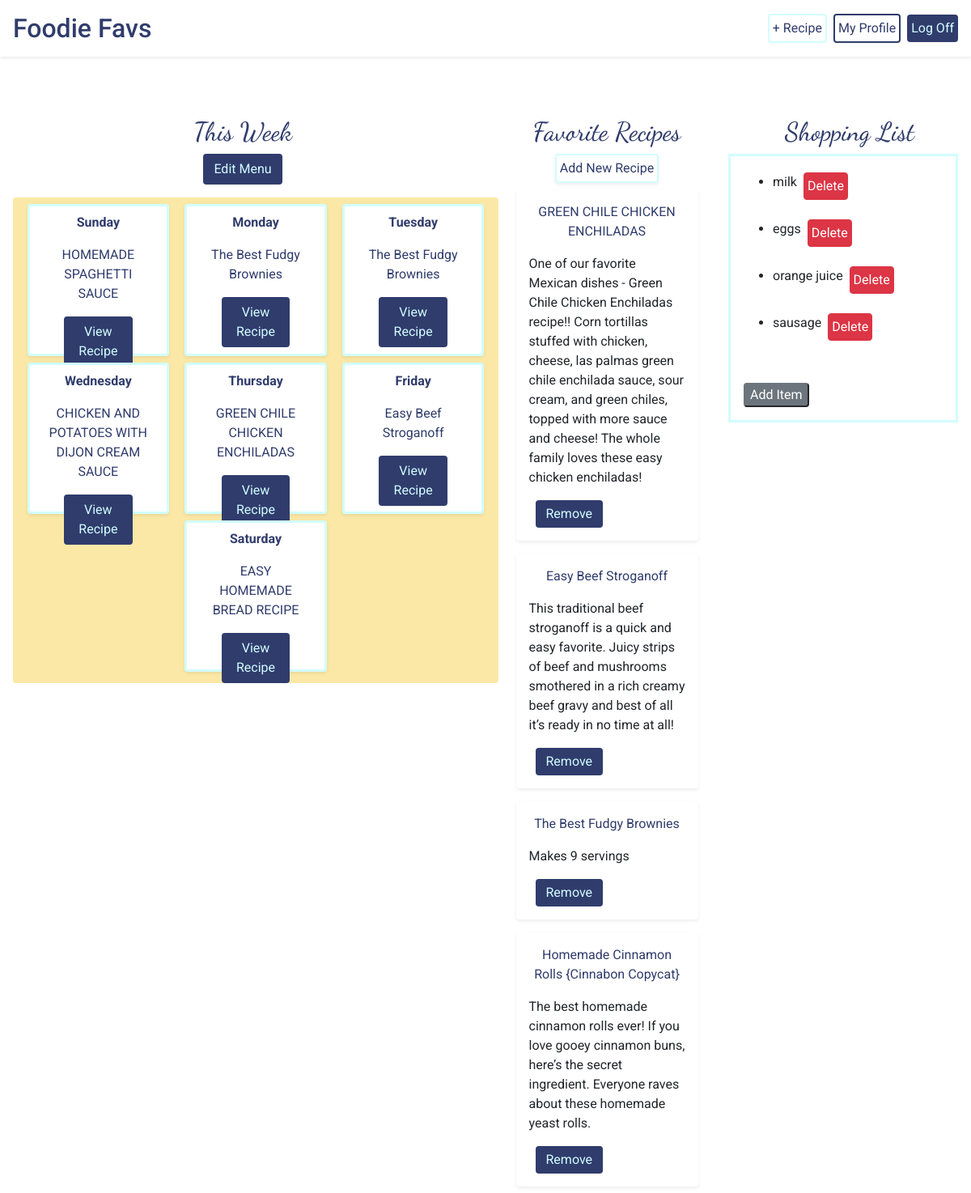
Before: /home/1 (signed in) with the older database file.
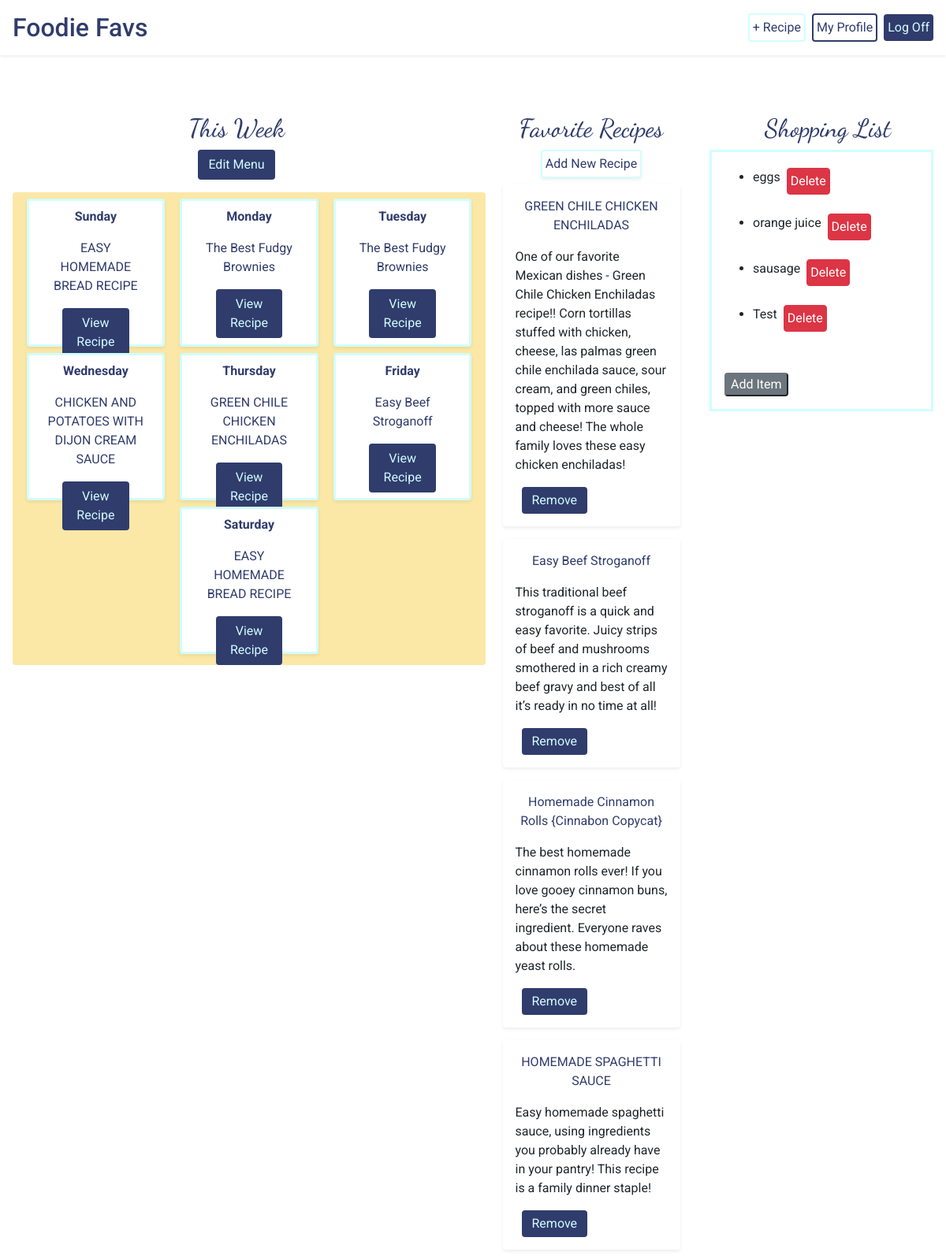
After: the same page with the newer database file.
### foodie_app/models.py (models this page shows)
class Menu(models.Model):
    sunday = models.ForeignKey(Recipe, related_name="sunday_recipes", on_delete=models.CASCADE)
    monday = models.ForeignKey(Recipe, related_name="monday_recipes", on_delete=models.CASCADE)
    tuesday = models.ForeignKey(Recipe, related_name="tuesday_recipes", on_delete=models.CASCADE)
    wednesday = models.ForeignKey(Recipe, related_name="wednesday_recipes", on_delete=models.CASCADE)
    thursday = models.ForeignKey(Recipe, related_name="thursday_recipes", on_delete=models.CASCADE)
    friday = models.ForeignKey(Recipe, related_name="friday_recipes", on_delete=models.CASCADE)
    saturday = models.ForeignKey(Recipe, related_name="saturday_recipes", on_delete=models.CASCADE)
    created_at = models.DateTimeField(auto_now_add=True)
    updated_at = models.DateTimeField(auto_now=True)

class Recipe(models.Model):
    name = models.CharField(max_length=255)
    desc = models.CharField(max_length=255, default="")
    ingredients = models.TextField(default="")
    steps = models.TextField(default="")
    creator = models.ForeignKey(User, related_name="users", on_delete=models.CASCADE, default=1)
    source = models.CharField(max_length=255, default="")
    users_who_favorite = models.ManyToManyField(User, related_name="favorite_recipes", default=0)
    created_at = models.DateTimeField(auto_now_add=True)
    updated_at = models.DateTimeField(auto_now=True)
    objects = RecipeManager()

class Shopping_List_Item(models.Model):
    item = models.CharField(max_length=255)
    user = models.ForeignKey(User, related_name="list_user", on_delete=models.CASCADE, default=1)
    created_at = models.DateTimeField(auto_now_add=True)
    updated_at = models.DateTimeField(auto_now=True)
    objects = ListManager()

### login/models.py (models this page shows)
class User(models.Model):
    first_name = models.CharField(max_length=255)
    last_name = models.CharField(max_length=255)
    email = models.EmailField()
    password = models.CharField(max_length=255)
    followers = models.ManyToManyField("self", blank=True)
    created_at = models.DateTimeField(auto_now_add=True)
    updated_at = models.DateTimeField(auto_now=True)
    objects = UserManager()

### foodie_app/views.py (the view)
# urls.py: path('<int:user_id>', views.user_profile),
def user_profile(request, user_id):
    if 'userid' in request.session:
        context = {
            "user": User.objects.get(id=request.session['userid']),
            "recipes": Recipe.objects.filter(creator=User.objects.get(id=request.session['userid'])),
            "menu": Menu.objects.last(),
            "shopping_list": Shopping_List_Item.objects.all(),
        }
        return render(request, 'user_profile.html', context)
    return redirect('/login')

### foodie_app/templates/user_profile.html (shortened to what this page needs)
<!DOCTYPE html>
<html lang="en">
<head>
    <link rel="stylesheet" href="https://stackpath.bootstrapcdn.com/bootstrap/4.5.2/css/bootstrap.min.css"
>
    {% load static %}
    <link rel="stylesheet" href="{% static 'css/style.css' %}">
</head>
<body id="body">
    <header id="header" class="bg-white d-flex p-3 align-items-center shadow-sm mt-0">
        <h2 class="pr-5 mb-0"><a href="/home" class="home">Foodie Favs</a></h2>
        <a href="/home/new_recipe" class="new-recipe p-1 rounded ml-auto mr-2">+ Recipe</a>
        <a href="/home/{{user.id}}" class="icon rounded p-1">My Profile</a>
        <a href="/home/log_off" class="btn ml-2 p-1" id="log-off">Log Off</a>
    </header>
    <div class="pt-5"></div>
    <div class="d-flex mt-5 pt-5">
        <div class="w-50">
            <div class="d-flex flex-column">
                <h2 class="heading">This Week</h2>
                <a class="btn view-recipe ml-auto mr-auto" href="/home/edit_menu{{menu.id}}">Edit Menu</a>
            </div>
            <div class="menu w-100 m-3 d-flex flex-column p-1 rounded">
                <div class="day-row d-flex justify-content-around p-1">
                    <div class="day rounded shadow-sm d-flex flex-column">
                        <p class="font-weight-bold pt-2">Sunday</p>
                        <p class="w-75 ml-auto mr-auto">{{menu.sunday.name}}</p>
                        <a href="/home/recipe_{{menu.sunday.id}}" class="btn view-recipe w-50 ml-auto mr-auto">View
                            Recipe</a>
                    </div>
                    <div class="day rounded shadow-sm d-flex flex-column">
                        <p class="font-weight-bold pt-2">Monday</p>
                        <p class="w-75 ml-auto mr-auto">{{menu.monday.name}}</p>
                        <a href="/home/recipe_{{menu.monday.id}}" class="btn view-recipe w-50 ml-auto mr-auto">View
                            Recipe</a>
                    </div>
                    <div class="day rounded shadow-sm d-flex flex-column">
                        <p class="font-weight-bold pt-2">Tuesday</p>
                        <p class="w-75 ml-auto mr-auto">{{menu.monday.name}}</p>
                        <a href="/home/recipe_{{menu.monday.id}}" class="btn view-recipe w-50 ml-auto mr-auto">View
                            Recipe</a>
                    </div>
                </div>
                <div class="day-row d-flex justify-content-around p-1">
                    <div class="day rounded shadow-sm d-flex flex-column">
                        <p class="font-weight-bold pt-2">Wednesday</p>
                        <p class="w-75 ml-auto mr-auto">{{menu.wednesday.name}}</p>
                        <a href="/home/recipe_{{menu.wednesday.id}}" class="btn view-recipe w-50 ml-auto mr-auto">View
                            Recipe</a>
                    </div>
                    <div class="day rounded shadow-sm d-flex flex-column">
                        <p class="font-weight-bold pt-2">Thursday</p>
                        <p class="w-75 ml-auto mr-auto">{{menu.thursday.name}}</p>
                        <a href="/home/recipe_{{menu.thursday.id}}" class="btn view-recipe w-50 ml-auto mr-auto">View
                            Recipe</a>
                    </div>
                    <div class="day rounded shadow-sm d-flex flex-column">
                        <p class="font-weight-bold pt-2">Friday</p>
                        <p class="w-75 ml-auto mr-auto">{{menu.friday.name}}</p>
                        <a href="/home/recipe_{{menu.friday.id}}" class="btn view-recipe w-50 ml-auto mr-auto">View
                            Recipe</a>
                    </div>
                </div>
                <div class="day-row d-flex justify-content-around p-1">
                    <div class="day rounded shadow-sm d-flex flex-column">
                        <p class="font-weight-bold pt-2">Saturday</p>
                        <p class="w-75 ml-auto mr-auto">{{menu.saturday.name}}</p>
                        <a href="/home/recipe_{{menu.saturday.id}}" class="btn view-recipe w-50 ml-auto mr-auto">View
                            Recipe</a>
                    </div>
                </div>
            </div>
        </div>
        <div class="w-25 d-flex flex-column align-items-center">
            <h2 class="heading ">Favorite Recipes</h2>
            <a href="/home/new_recipe" class="new-recipe p-1 rounded shadow-sm bg-white rounded">Add New Recipe</a>
            {% for recipe in user.favorite_recipes.all %}
            <div class="recipe-card rounded shadow-sm w-75 p-3 m-2">
                <p class="text-center"><a id="recipe-text" href="/home/recipe_{{recipe.id}}">{{recipe.name}}</a></p>
                <p>{{recipe.desc}}</p>
                {% for favorite_user in recipe.users_who_favorite.all %}
                <form action="/home/{{user.id}}/remove_favorite_profile" method="POST">
                    <input class="btn favorite ml-2 pt-1 pb-1" type="submit" name="add_fav" value="Remove">
                </form>
                {% endfor %}
            </div>
            {% endfor %}
        </div>
        <div class="w-25">
            <h2 class="heading">Shopping List</h2>
            <div class="shopping-box mr-3">
                <div class="m-1 p-2 rounded" id="shopping-list">
                    <ul>
                        {% for item in shopping_list %}
                        {% if item.user.id == user.id %}
                        <div class="d-flex alin-items-start mb-2">
                            <li class="pt-2">{{item.item}}</li>
                            <form action="/home/{{user.id}}/delete_item" method="POST">
                                <input class="btn btn-danger p-1 m-2" type="submit" name="delete" value="Delete">
                            </form>
                        </div>
                        {% endif %}
                        {% endfor %}
                    </ul>
                </div>
                <button class="rounded btn-secondary m-3" id="addItem">Add Item</button>
            </div>
        </div>
    </div>
</body>
</html>

### foodie_app/static/css/style.css (style rules this page uses)
body { font-family: "Roboto", sans-serif; }
.recipe-card { background-color: white; }
h2, .home { color: #303c6c; }
.icon { border: 2px solid #303c6c; color: #303c6c; }
.menu { background-color: #fbe8a6; height: 600px; }
.heading { font-family: 'Dancing Script', cursive; color: #303c6c; text-align: center; }
.day-row { width: 100%; height: 33%; }
.day { width: 30%; background-color: white; border: 3px solid #d2fdff; }
.day p { text-align: center; color: #303c6c; }
#log-off, .edit-recipe, .favorite, .view-recipe, .save-menu { background-color: #303c6c; color: #d2fdff; }
.new-recipe { border: 2px solid #d2fdff; color: #303c6c; }
#recipe-text { color: #303c6c; }
#header { width: 100%; position: fixed; top: 0; left: 0; width: 100%; }
.shopping-box { border: 3px solid #d2fdff; }

Changed rows visible on the page:
no longer on this page (row edited): Recipe: name "The Best Fudgy Brownies", desc "Makes 9 servings"
removed Shopping_List_Item: item "milk"
changed Menu "EASY HOMEMADE BREAD RECIPE": sunday.name "HOMEMADE SPAGHETTI SAUCE" → "EASY HOMEMADE BREAD RECIPE"
now on this page (row edited): Recipe: name "HOMEMADE SPAGHETTI SAUCE", desc "Easy homemade spaghetti sauce, using ingredients you probably already have in your pantry! This recipe is a family dinner staple!"
added Shopping_List_Item: item "Test"
